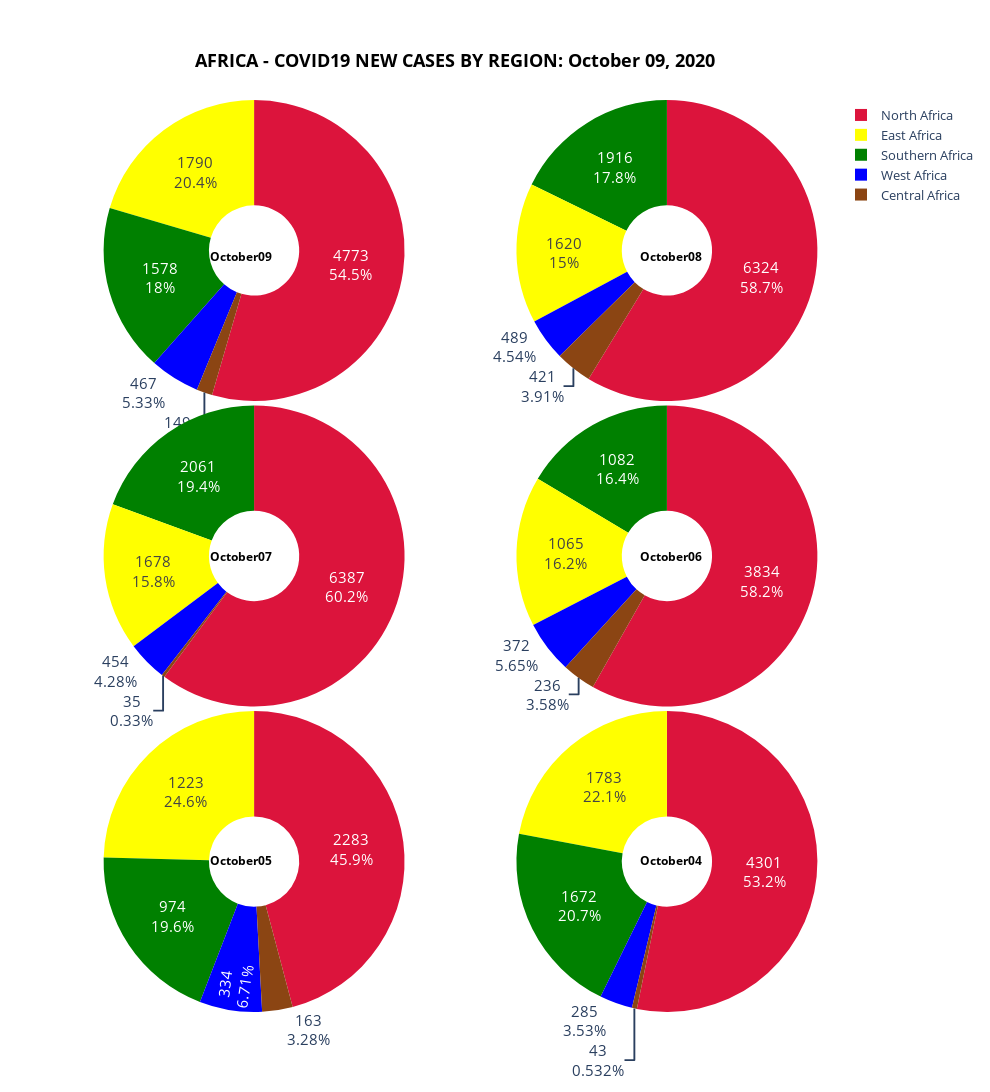

Notebook code for this chart:
### Markdown cell above
<a id='by_region'></a>

### Code cell
fig = make_subplots(rows=3, cols=2,  specs=[[{'type':'domain'}, {'type':'domain'}],[{'type':'domain'}, {'type':'domain'}],
                                            [{'type':'domain'}, {'type':'domain'}]], print_grid=False,vertical_spacing=0.005,
                                            horizontal_spacing=0.085)
position = 0

x=[0.168, 0.82, 0.168, 0.82, 0.168, 0.82]
y=[0.84,0.84, 0.5,0.5,0.155, 0.155]

# x=[0.2, 0.8, 0.2, 0.8, 0.2, 0.8]
# y=[0.85,0.85, 0.5,0.5,0.15, 0.15]

# x=[0.18, 0.82, 0.18, 0.82, 0.18, 0.82]
# y=[0.85,0.85, 0.5,0.5,0.15, 0.15]
slice_colors =  ['crimson', 'green', 'saddlebrown', 'yellow', 'blue']

for column in countries_new_cases.columns[1:][::-1]:
    afrik_region = []
    afric_region_stat = []
    row = ((position//2)+1)
    col = ((position%2)+1)
    for region in african_regions: 
        if(region == 'North Africa'):        
            north_africa_total = countries_new_cases[countries_new_cases['Country_Other'].isin(north_africa_new_cases['Country_Other'])]
            north_africa_total=north_africa_total.copy()
            north_africa_total.fillna(0, inplace=True)
            north_africa_sum = north_africa_total[column].astype(str).str.replace('+','').fillna(0).str.replace(',','').fillna(0).astype(int).sum()  
            afrik_region.append(region)
            afric_region_stat.append(north_africa_sum)

        elif(region == 'South Africa'):
            southern_africa_total = countries_new_cases[countries_new_cases['Country_Other'].isin(southern_africa_new_cases['Country_Other'])]
            southern_africa_total=southern_africa_total.copy()
            southern_africa_total.fillna(0, inplace=True)
            southern_africa_sum = southern_africa_total[column].astype(str).str.replace('+','').fillna(0).str.replace(',','').fillna(0).astype(int).sum() 
            afrik_region.append(region)
            afric_region_stat.append(southern_africa_sum)

        elif(region == 'Central Africa'):
            central_africa_total = countries_new_cases[countries_new_cases['Country_Other'].isin(central_africa_new_cases['Country_Other'])]
            central_africa_total=central_africa_total.copy()
            central_africa_total.fillna(0, inplace=True)
            central_africa_sum = central_africa_total[column].astype(str).str.replace('+','').fillna(0).str.replace(',','').fillna(0).astype(int).sum()
            afrik_region.append(region)
            afric_region_stat.append(central_africa_sum)

        elif(region == 'East Africa'):     
            east_africa_total = countries_new_cases[countries_new_cases['Country_Other'].isin(east_africa_new_cases['Country_Other'])]
            east_africa_total=east_africa_total.copy()
            east_africa_total.fillna(0, inplace=True)
            east_africa_sum = east_africa_total[column].astype(str).str.replace('+','').fillna(0).str.replace(',','').fillna(0).astype(int).sum()
            afrik_region.append(region)
            afric_region_stat.append(east_africa_sum)

        elif(region == 'West Africa'): 
            west_africa_total = countries_new_cases[countries_new_cases['Country_Other'].isin(west_africa_new_cases['Country_Other'])]
            west_africa_total=west_africa_total.copy()
            west_africa_total.fillna(0, inplace=True)    
            west_africa_sum = west_africa_total[column].astype(str).str.replace('+','').fillna(0).str.replace(',','').fillna(0).astype(int).sum()                         
            afrik_region.append(region)
            afric_region_stat.append(west_africa_sum)

            
            afrik_region[1] = 'Southern Africa'
            fig.add_trace(go.Pie(labels=afrik_region, values=afric_region_stat,name=column, ),row, col)         
            fig.update_traces(hole=.3, hoverinfo="label+percent+name+value", textinfo='percent+value',textfont_size=15,marker_colors=slice_colors,)  
            
       
    fig['layout']['annotations'] += tuple([dict(x=x[position],y=y[position],text='<b>'+column+'</b>', showarrow=False, font_size=12, font=dict(color='black'))])
    fig.update_layout(
    width=990,height=1450,autosize=False,
    title={'text': '<b>' + 'AFRICA - COVID19 NEW CASES BY REGION: ' + date_string +'</b>',
    'y':0.95,
    'x':0.46,
    'xanchor': 'center',
    'yanchor': 'top',
    'font_color':'black',
    'font_size':18},
     legend=dict(x=1, y=1,traceorder="normal",  font=dict(size=13))
    )
    position=position+1    
fig.show()

### Figure 1 — Plotly figure (JSON) as saved in the notebook; plotly's stock layout.template omitted (floating-point values rounded to 4 significant figures)
{"data": [{"domain": {"x": [0, 0.4575], "y": [0.67, 1]}, "hole": 0.3, "hoverinfo": "label+percent+name+value", "labels": ["North Africa", "Southern Africa", "Central Africa", "East Africa", "West Africa"], "marker": {"colors": ["crimson", "green", "saddlebrown", "yellow", "blue"]}, "name": "October09", "textfont": {"size": 15}, "textinfo": "percent+value", "type": "pie", "values": [4773, 1578, 149, 1790, 467]}, {"domain": {"x": [0.5425, 1], "y": [0.67, 1]}, "hole": 0.3, "hoverinfo": "label+percent+name+value", "labels": ["North Africa", "Southern Africa", "Central Africa", "East Africa", "West Africa"], "marker": {"colors": ["crimson", "green", "saddlebrown", "yellow", "blue"]}, "name": "October08", "textfont": {"size": 15}, "textinfo": "percent+value", "type": "pie", "values": [6324, 1916, 421, 1620, 489]}, {"domain": {"x": [0, 0.4575], "y": [0.335, 0.665]}, "hole": 0.3, "hoverinfo": "label+percent+name+value", "labels": ["North Africa", "Southern Africa", "Central Africa", "East Africa", "West Africa"], "marker": {"colors": ["crimson", "green", "saddlebrown", "yellow", "blue"]}, "name": "October07", "textfont": {"size": 15}, "textinfo": "percent+value", "type": "pie", "values": [6387, 2061, 35, 1678, 454]}, {"domain": {"x": [0.5425, 1], "y": [0.335, 0.665]}, "hole": 0.3, "hoverinfo": "label+percent+name+value", "labels": ["North Africa", "Southern Africa", "Central Africa", "East Africa", "West Africa"], "marker": {"colors": ["crimson", "green", "saddlebrown", "yellow", "blue"]}, "name": "October06", "textfont": {"size": 15}, "textinfo": "percent+value", "type": "pie", "values": [3834, 1082, 236, 1065, 372]}, {"domain": {"x": [0, 0.4575], "y": [0, 0.33]}, "hole": 0.3, "hoverinfo": "label+percent+name+value", "labels": ["North Africa", "Southern Africa", "Central Africa", "East Africa", "West Africa"], "marker": {"colors": ["crimson", "green", "saddlebrown", "yellow", "blue"]}, "name": "October05", "textfont": {"size": 15}, "textinfo": "percent+value", "type": "pie", "values": [2283, 974, 163, 1223, 334]}, {"domain": {"x": [0.5425, 1], "y": [0, 0.33]}, "hole": 0.3, "hoverinfo": "label+percent+name+value", "labels": ["North Africa", "Southern Africa", "Central Africa", "East Africa", "West Africa"], "marker": {"colors": ["crimson", "green", "saddlebrown", "yellow", "blue"]}, "name": "October04", "textfont": {"size": 15}, "textinfo": "percent+value", "type": "pie", "values": [4301, 1672, 43, 1783, 285]}], "layout": {"annotations": [{"font": {"color": "black", "size": 12}, "showarrow": false, "text": "<b>October09</b>", "x": 0.168, "y": 0.84}, {"font": {"color": "black", "size": 12}, "showarrow": false, "text": "<b>October08</b>", "x": 0.82, "y": 0.84}, {"font": {"color": "black", "size": 12}, "showarrow": false, "text": "<b>October07</b>", "x": 0.168, "y": 0.5}, {"font": {"color": "black", "size": 12}, "showarrow": false, "text": "<b>October06</b>", "x": 0.82, "y": 0.5}, {"font": {"color": "black", "size": 12}, "showarrow": false, "text": "<b>October05</b>", "x": 0.168, "y": 0.155}, {"font": {"color": "black", "size": 12}, "showarrow": false, "text": "<b>October04</b>", "x": 0.82, "y": 0.155}], "autosize": false, "height": 1450, "legend": {"font": {"size": 13}, "traceorder": "normal", "x": 1, "y": 1}, "title": {"font": {"color": "black", "size": 18}, "text": "<b>AFRICA - COVID19 NEW CASES BY REGION: October 09, 2020</b>", "x": 0.46, "xanchor": "center", "y": 0.95, "yanchor": "top"}, "width": 990}}
